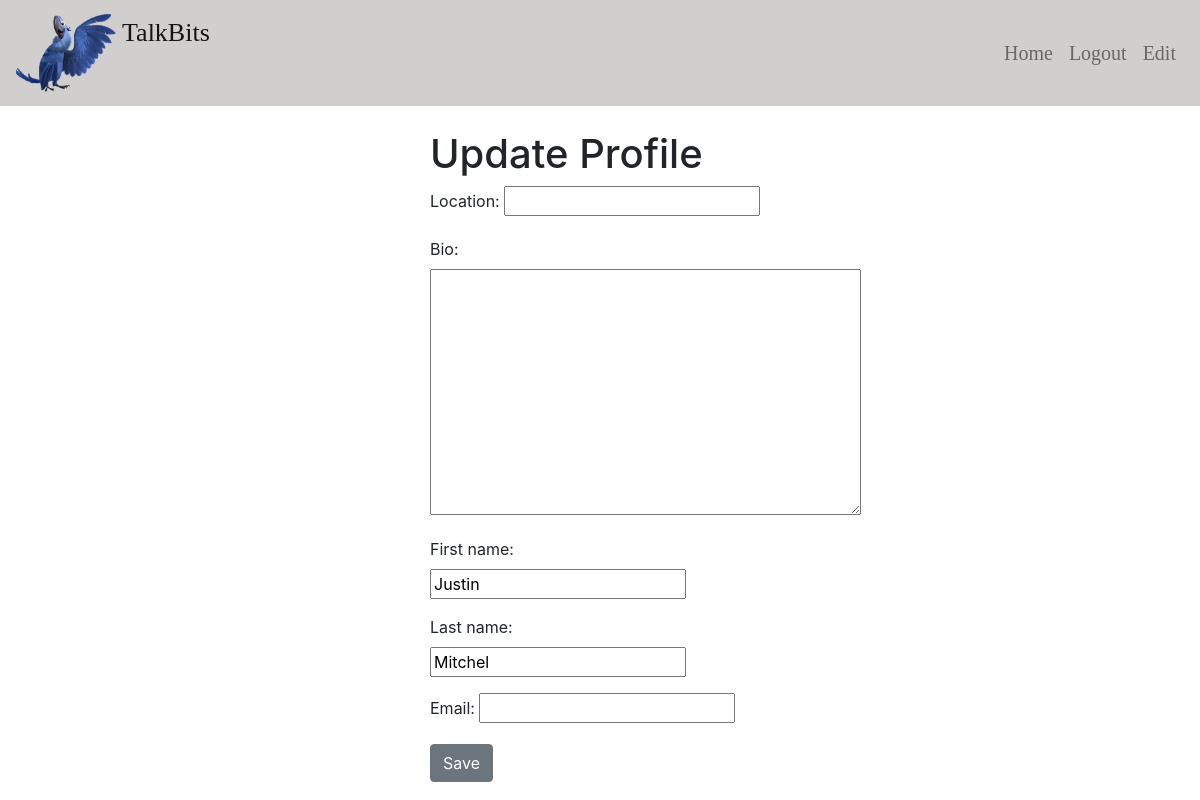
Before: /profile/edit (signed in) with the older database file.
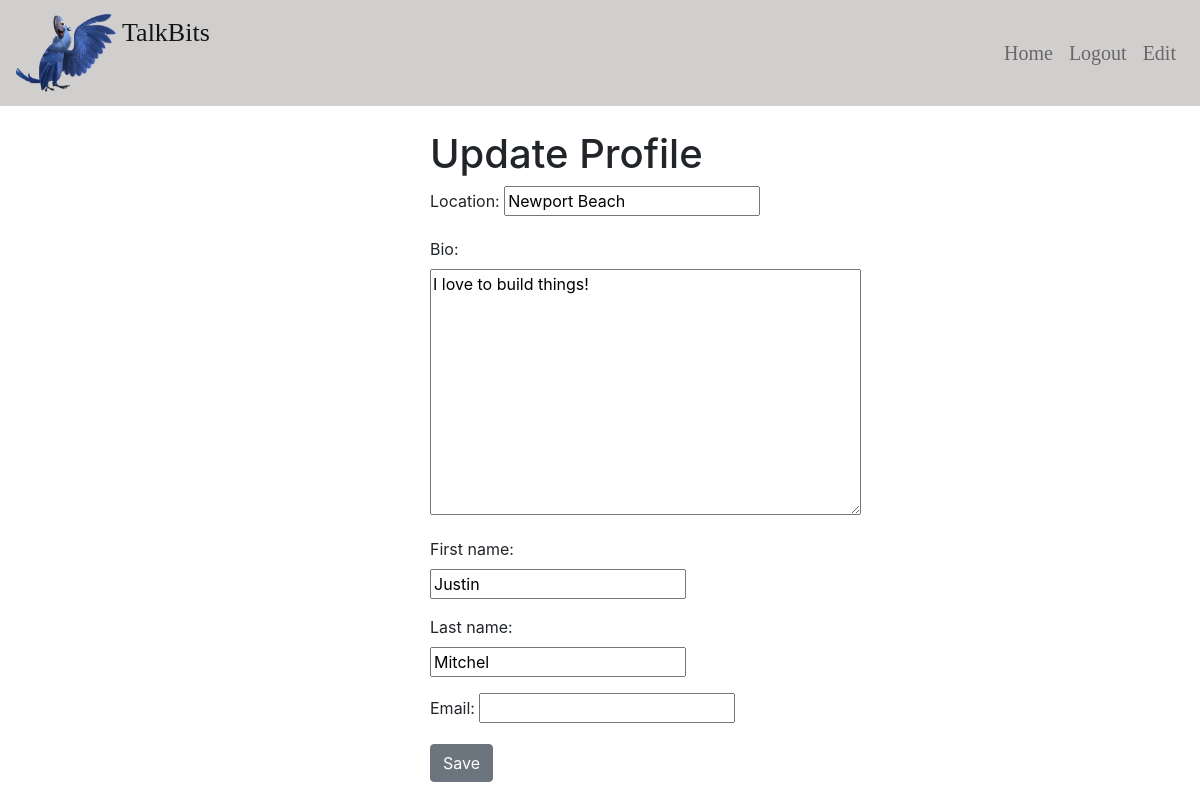
After: the same page with the newer database file.
### profiles/models.py (models this page shows)
class Profile(models.Model):
    user = models.OneToOneField(User, on_delete=models.CASCADE)
    location = models.CharField(max_length=220, null=True, blank=True)
    bio = models.TextField(blank=True, null=True)
    timestamp = models.DateTimeField(auto_now_add=True)
    updated = models.DateTimeField(auto_now=True)
    followers = models.ManyToManyField(User, related_name='following', blank=True)
    """
    project_obj = Profile.objects.first()
    project_obj.followers.all() -> All users following this profile
    user.following.all() -> All user profiles I follow
    """

### profiles/views.py (the view, shortened to what this page needs)
# urls.py: path('edit', profile_update_view),
def profile_update_view(request, *args, **kwargs):
    if not request.user.is_authenticated: # is_authenticated()
        return redirect("/login?next=/profile/update")
    user = request.user
    user_data = {
        "first_name": user.first_name,
        "last_name": user.last_name,
        "email": user.email
    }
    my_profile = user.profile
    form = ProfileForm(request.POST or None, instance=my_profile, initial=user_data)
    context = {
        "form": form,
        "btn_label": "Save",
        "title": "Update Profile"
    }
    return render(request, "profiles/form.html", context)

### profiles/forms.py
class ProfileForm(forms.ModelForm):
    first_name = forms.CharField(required=False)
    last_name = forms.CharField(required=False)
    email = forms.CharField(required=False)
    class Meta:
        model = Profile
        fields = ['location', 'bio']

### templates/profiles/form.html (shortened to what this page needs)
{% extends "base.html" %}
{% block content %}
<div class='col-10 col-md-4 mx-auto'>
    <h1>{{ title }}</h1>
    {% include "components/form.html" with form=form btn_label=btn_label %}
</div>
{% endblock content %}

### templates/base.html (shortened to what this page needs)
<!doctype html>
<html lang="en">
  <head>
    <link rel="stylesheet" href="https://stackpath.bootstrapcdn.com/bootstrap/4.4.1/css/bootstrap.min.css">
    {% include 'react/css.html' %}
  </head>
  <body style="background-color:rgb(255, 255, 255);">
    {% include "components/navbar.html" %}
    <div class='container'>
      {% block content %}
      {% endblock content %}
    </div>
  </body>
</html>

### templates/react/css.html
<link href="/static/css/main.50519c1c.chunk.css" rel="stylesheet">

### templates/components/navbar.html (shortened to what this page needs)
{% load static %}
<nav class="navbar navbar-expand-lg navbar-light bg-tweetme mb-4">
    <a class="navbar-brand" style = "font-family:georgia,garamond,serif;font-size:26px;font-style:Bold;"  href="/">
      <img src="{% static 'images/macaw4.png'%}"width="100" height="80" class="d-inline-block align-top" alt="" >
      TalkBits
    </a>
    <div class="collapse navbar-collapse" id="navbarSupportedContent">
      <ul class="navbar-nav ml-auto">
        <li class="nav-item">
          <a class="nav-link" style = "font-family:georgia,garamond,serif;font-size:20px;font-style:Bold;" href="/">Home <span class="sr-only">(current)</span></a>
        </li>
        {% if request.user.is_authenticated %}
        <li class="nav-item">
          <a class="nav-link" style = "font-family:georgia,garamond,serif;font-size:20px;font-style:Bold;" href="/logout">Logout</a>
        </li>
        <li class="nav-item">
          <a class="nav-link" style = "font-family:georgia,garamond,serif;font-size:20px;font-style:Bold;" href="/profile/edit">Edit</a>
        </li>
        {% endif %}
      </ul>
    </div>
  </nav>

### templates/components/form.html
<form method='POST'> {% csrf_token %}
    {{ form.as_p }}
    <button type='submit' class='btn btn-secondary'>{% if btn_label %}
        {{btn_label}} {% else %}Save{% endif %}</button>
</form>

### static/css/main.50519c1c.chunk.css (style rules this page uses)
body { margin:0;font-family:-apple-system,BlinkMacSystemFont,Segoe UI,Roboto,Oxygen,Ubuntu,Cantarell,Fira Sans,Droid Sans,Helvetica Neue,sans-serif;-webkit-font-smoothing:antialiased;-moz-osx-font-smoothing:grayscale }

### templates/base.html (style rules this page uses)
.bg-tweetme { background-color: rgba(128, 122, 122, 0.363)!important; }

Changed rows visible on the page:
now on this page (row edited): Profile: location "Newport Beach", bio "I love to build things!"
